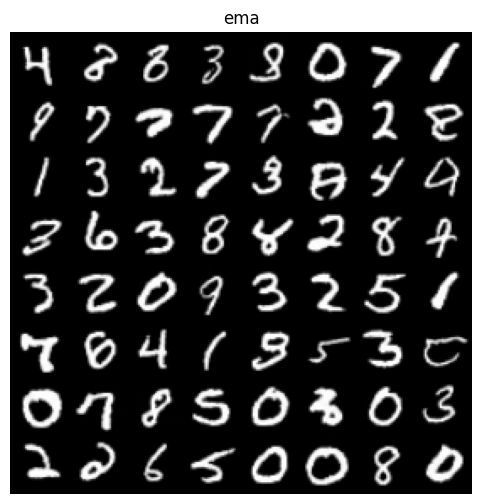
#> input picture results/samples_ema.png, 481 x 504 px
$ python compare.py
#> lines starting #> are read from the running program, lines starting #| are printed output that depends on the picture
"""Put EMA and non-EMA sample grids side by side."""
import matplotlib.pyplot as plt
import matplotlib.image as mpimg

a = mpimg.imread("results/samples_ema.png")
#> a is the input picture: shape (504, 481, 4) float32; mean R, G, B, A 0.237, 0.237, 0.237, 1
b = mpimg.imread("results/samples_no_ema.png")
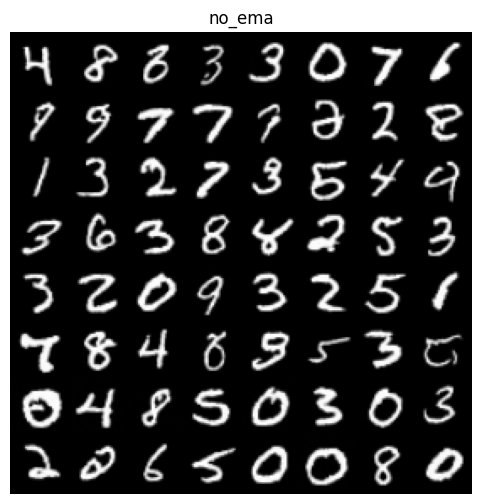
#> input picture results/samples_no_ema.png, 481 x 504 px
#> b is the input picture: shape (504, 481, 4) float32; mean R, G, B, A 0.231, 0.231, 0.231, 1

fig, axes = plt.subplots(1, 2, figsize=(12, 6))
axes[0].imshow(a)
axes[0].set_title("With EMA")
axes[1].imshow(b)
axes[1].set_title("Without EMA")
for ax in axes:
    ax.axis("off")
plt.savefig("results/ema_comparison.png", bbox_inches="tight")
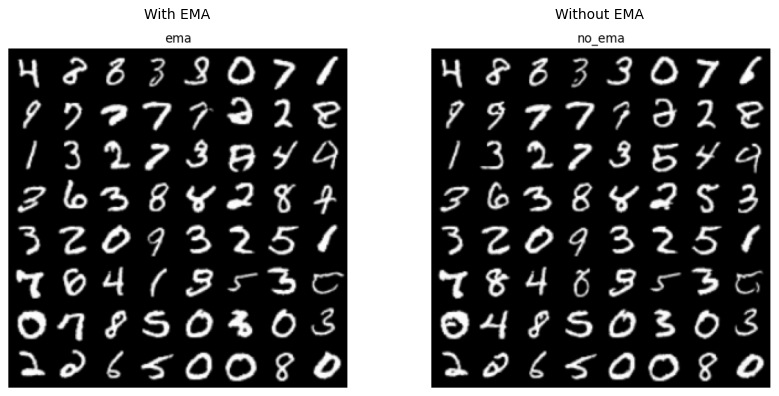
#> figure drawn by matplotlib, 2 panels
plt.show()
